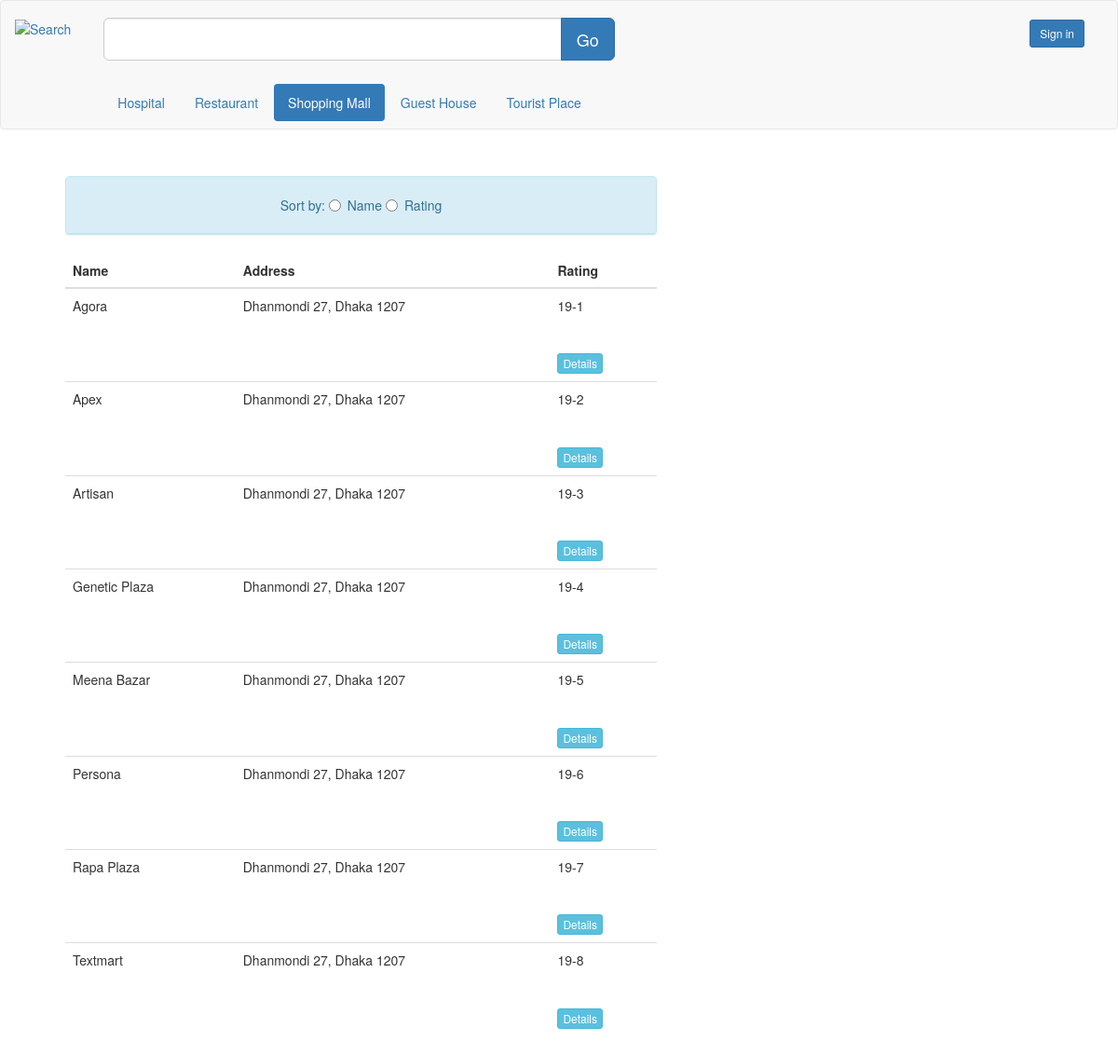
The app's page /Font-end/shopping.php with its own data.
### tables this page shows
CREATE TABLE `main_area` (
  `id` varchar(13) NOT NULL,
  `name` varchar(100) NOT NULL,
  `area` varchar(35) NOT NULL,
  `road_no` varchar(10) NOT NULL,
  `post_code` int(11) NOT NULL,
  `district` varchar(20) NOT NULL,
  `division` varchar(15) NOT NULL,
  `rating` varchar(7) NOT NULL
);

### Font-end/shopping.php (the view, shortened to what this page needs)
<!DOCTYPE html>
<html>
<head>
	<link rel="stylesheet" href="css/bootstrap.min.css">
</head>
<body>
	<nav class="navbar navbar-default">
  <div class="">
    <div class="collapse navbar-collapse" id="bs-example-navbar-collapse-1">
      <ul class="nav navbar-nav">
		<a href="search.php"><img src="Upimages/logo3.jpg" class="img-responsive" alt="Search" style="height:30px;margin-top:20px;"></a>
      </ul>
      <form class="navbar-form navbar-left">
				<div class="input-group input-group-lg" style="width:600px;margin-left:20px;margin-top:10px;">
				  <input type="text" class="form-control" name="search">
				  <div class="input-group-btn">
					<button class="btn btn-primary" type="submit">Go</button>
				  </div>
				</div>
				<ul class="nav nav-pills" style="margin-top:25px;margin-left:20px;">
												<li role="presentation"><a href="hospital.php">Hospital</a></li>
												<li role="presentation"><a href="restaurant.php">Restaurant</a></li>
												<li role="presentation" class="active"><a href="shopping.php">Shopping Mall</a></li>
												<li role="presentation"><a href="hotel.php">Guest House </a></li>
												<li role="presentation"><a href="tourist.php">Tourist Place</a></li>
				</ul>
      </form>
      <ul class="nav navbar-nav navbar-right" style="margin-top:20px; margin-right:20px;">
		    <button type="button" class="btn btn-primary btn-sm">Sign in</button>
      </ul>
    </div>
</nav>
	<div class="container">
				<div class="col-sm-7" style="margin-left:25px;">
					<div class="panel panel-info" style="margin-top:30px;">
						  <div class="panel-heading">
								<form action="hospitalsort.php" method="post">
								<center>
								    <div class="radio" >
											Sort by:  <label><input type="radio" name="sort" value="name">Name</label>
													  <label><input type="radio" name="sort" value="rating">Rating</label>
									</div>
								</center>
								</form>
						 </div>
					</div>
						 <table class="table">
						  <thead >
							<tr>
								<th>Name</th>
								<th>Address</th>
								<th>Rating</th>
							</tr>
						  </thead>
								  <?php
										$connect = mysqli_connect("localhost", "root", "", "ls");
										$query = "SELECT id,name,area,road_no,post_code,district FROM main_area WHERE id like '19%'";
										$result = mysqli_query($connect, $query);
										while($row = mysqli_fetch_array($result)):;
										$hdata=$row["id"];
								  ?>
							<tr id="sort">
								<td><?php echo $row["name"]; ?></td>
								<td><?php echo $row["area"]." ".$row["road_no"].", ".$row["district"]." ".$row["post_code"]; ?></td>
								<td><?php echo $hdata; ?></br></br></br><input type="button" name="view" value="Details" id="<?php echo $row["id"]; ?>" class="btn btn-info btn-xs view_data" /></td>
							</tr>
							<?php endwhile; ?>
					</table>
			</div>
</div>
</body>
</html>

### records on screen
main_area: name "Agora", area "Dhanmondi", road_no "27", district "Dhaka", post_code "1207", id "19-1"
main_area: name "Apex", area "Dhanmondi", road_no "27", district "Dhaka", post_code "1207", id "19-2"
main_area: name "Artisan", area "Dhanmondi", road_no "27", district "Dhaka", post_code "1207", id "19-3"
main_area: name "Genetic Plaza", area "Dhanmondi", road_no "27", district "Dhaka", post_code "1207", id "19-4"
main_area: name "Meena Bazar", area "Dhanmondi", road_no "27", district "Dhaka", post_code "1207", id "19-5"
main_area: name "Persona", area "Dhanmondi", road_no "27", district "Dhaka", post_code "1207", id "19-6"
main_area: name "Rapa Plaza", area "Dhanmondi", road_no "27", district "Dhaka", post_code "1207", id "19-7"
main_area: name "Textmart", area "Dhanmondi", road_no "27", district "Dhaka", post_code "1207", id "19-8"
